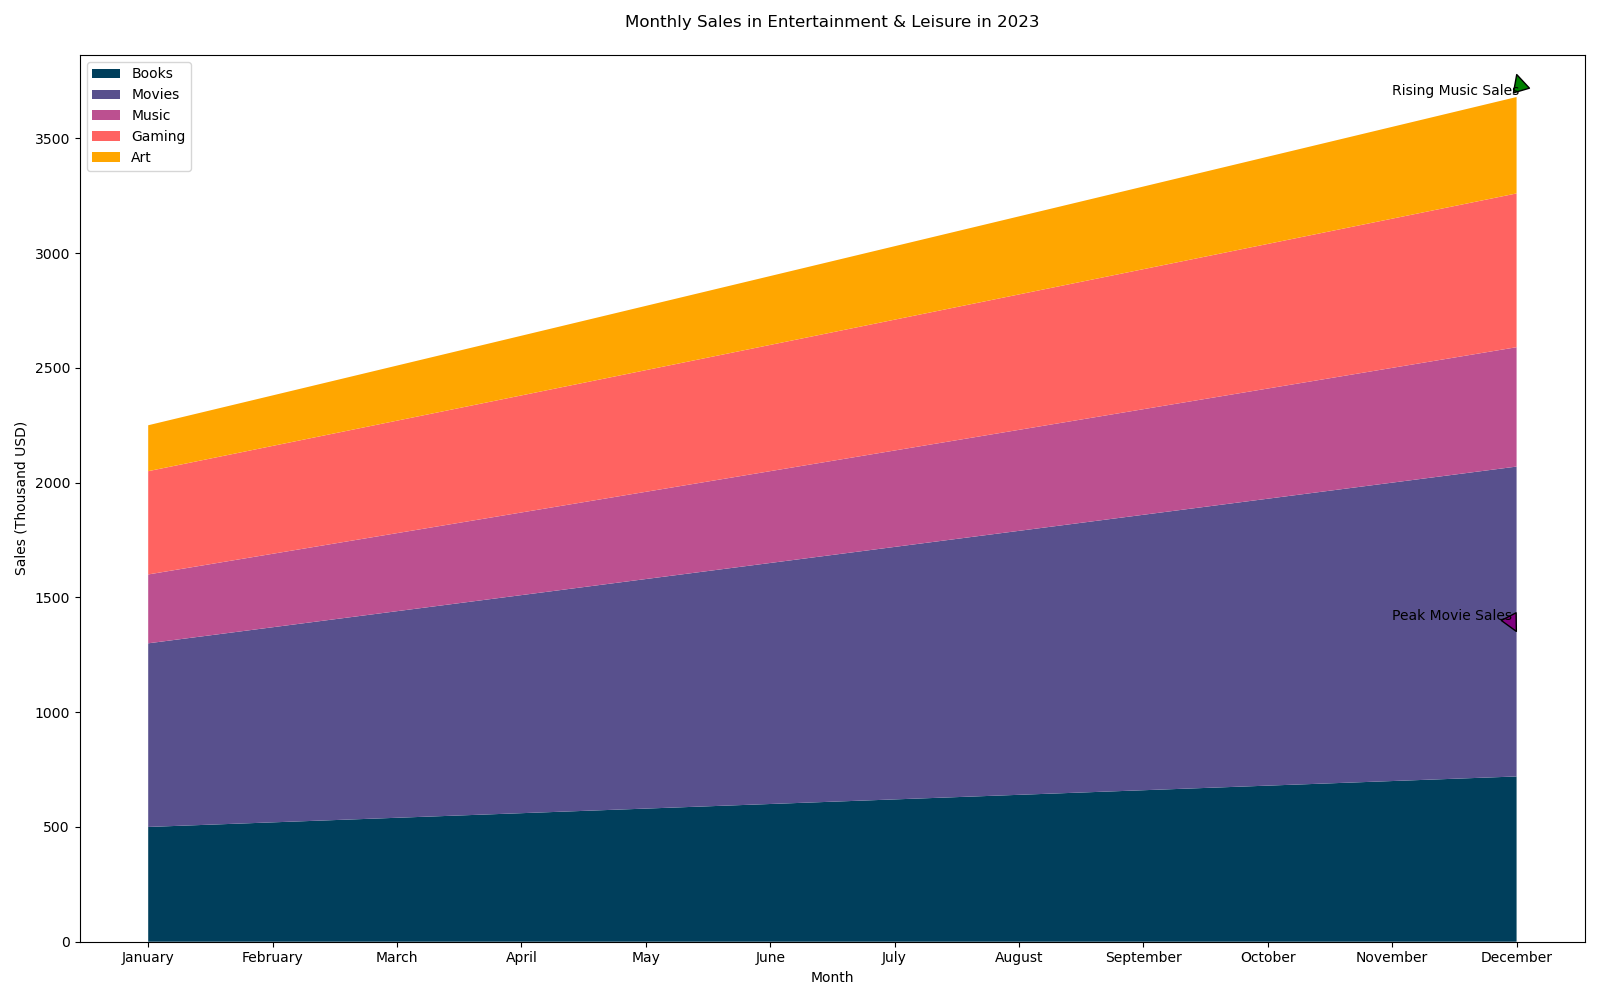

Here is the Python script that generated this plot:

import matplotlib.pyplot as plt
import numpy as np

months = ['January', 'February', 'March', 'April', 'May', 'June', 'July', 
          'August', 'September', 'October', 'November', 'December']
books = [500, 520, 540, 560, 580, 600, 620, 640, 660, 680, 700, 720]
movies = [800, 850, 900, 950, 1000, 1050, 1100, 1150, 1200, 1250, 1300, 1350]
music = [300, 320, 340, 360, 380, 400, 420, 440, 460, 480, 500, 520]
gaming = [450, 470, 490, 510, 530, 550, 570, 590, 610, 630, 650, 670]
art = [200, 220, 240, 260, 280, 300, 320, 340, 360, 380, 400, 420]

fig, ax = plt.subplots(figsize=(16, 10))

y = np.vstack([books, movies, music, gaming, art])
colors = ['#003f5c', '#58508d', '#bc5090', '#ff6361', '#ffa600']

ax.stackplot(months, y, labels=['Books', 'Movies', 'Music', 'Gaming', 'Art'], colors=colors)

ax.annotate('Peak Movie Sales', xy=('December', 1350), xytext=('November', 1400),
            arrowprops=dict(facecolor='purple', shrink=0.05))
ax.annotate('Rising Music Sales', xy=('December', 520 + sum(y[:-1, -1])), xytext=('November', 540 + sum(y[:-1, -2])),
            arrowprops=dict(facecolor='green', shrink=0.05))

ax.set_title('Monthly Sales in Entertainment & Leisure in 2023', pad=20)
ax.set_xlabel('Month')
ax.set_ylabel('Sales (Thousand USD)')

ax.legend(loc='upper left')

plt.tight_layout()
plt.show()
